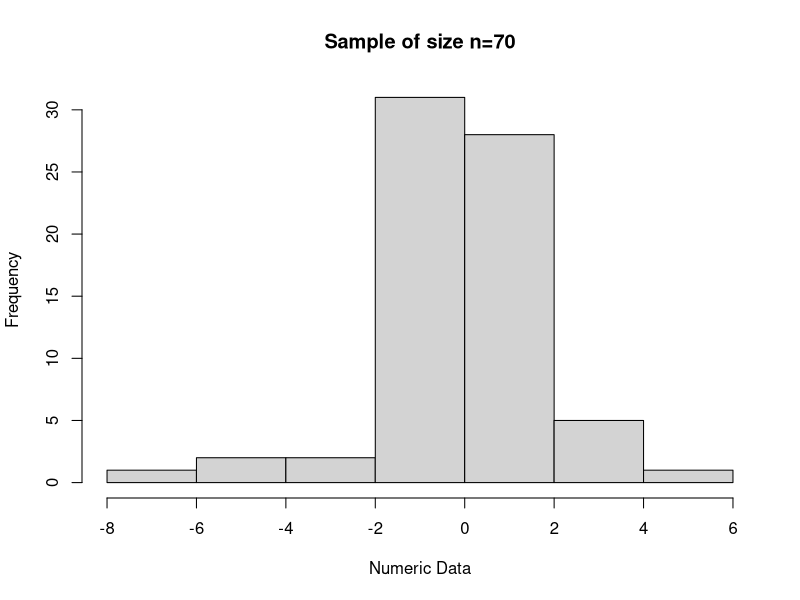
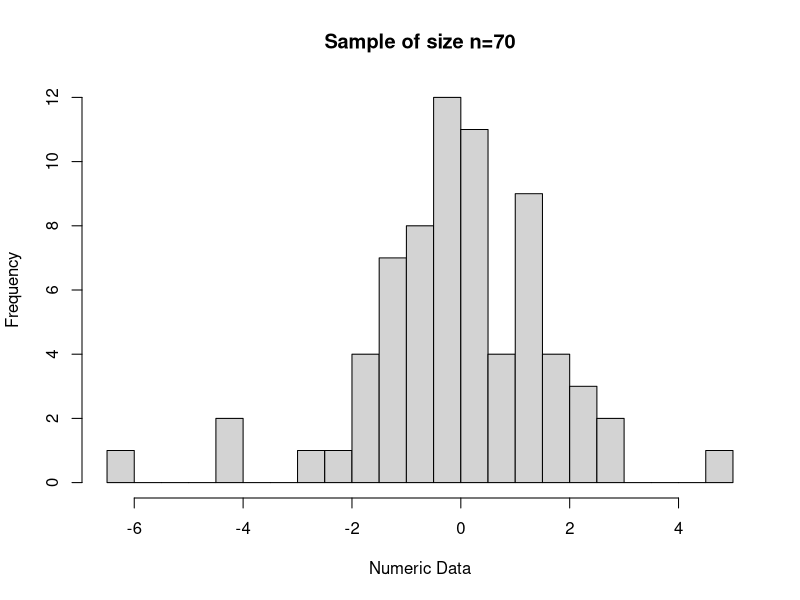
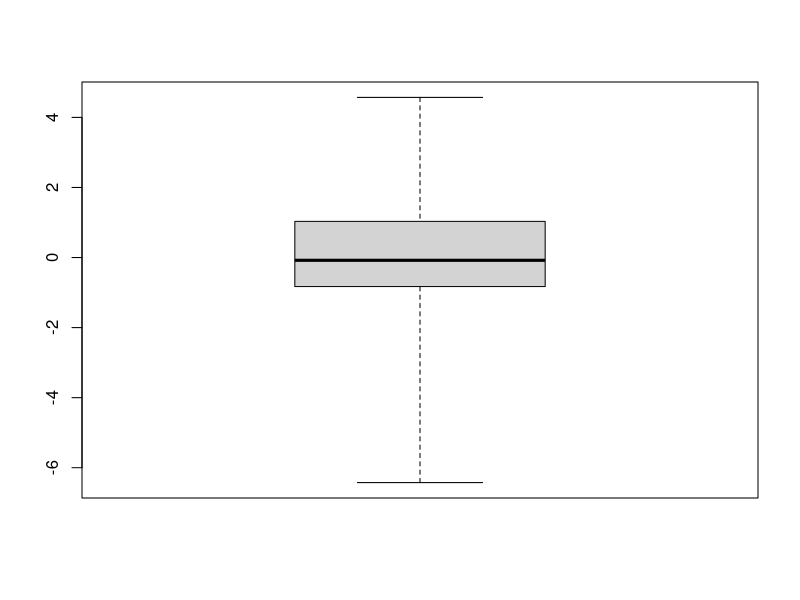
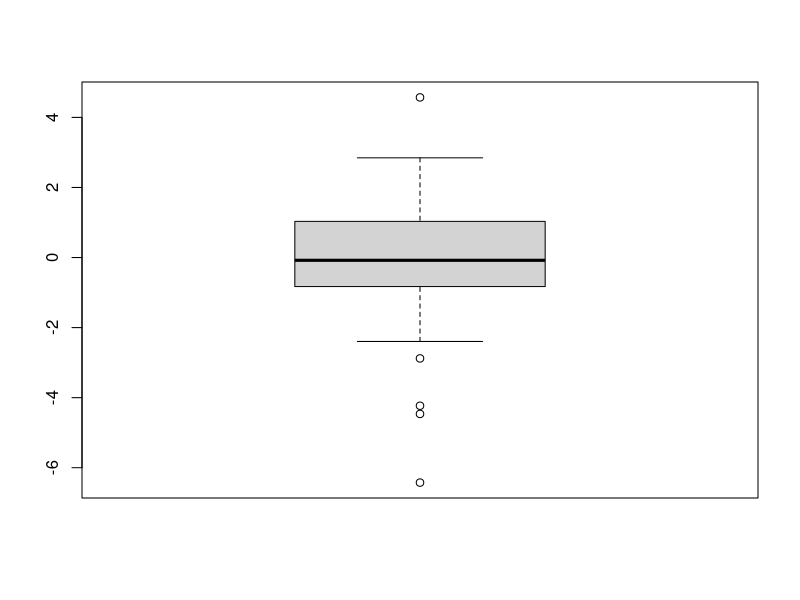
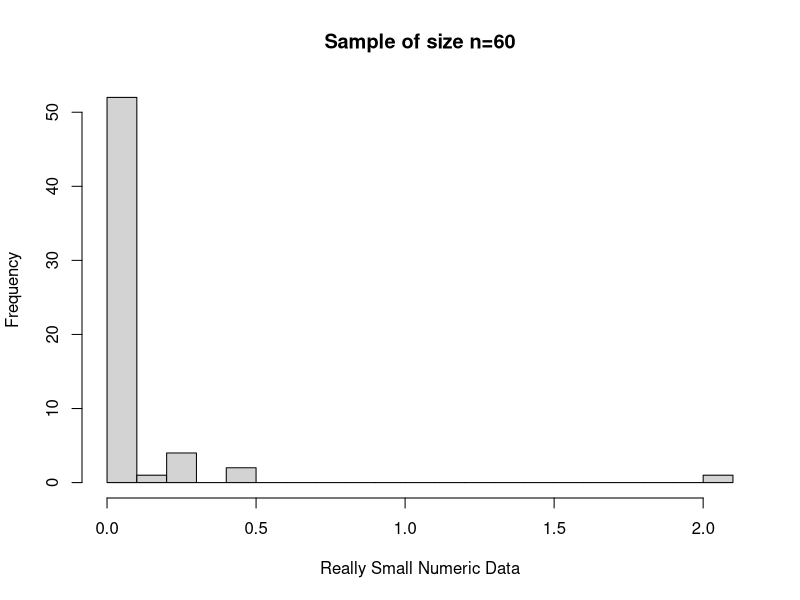
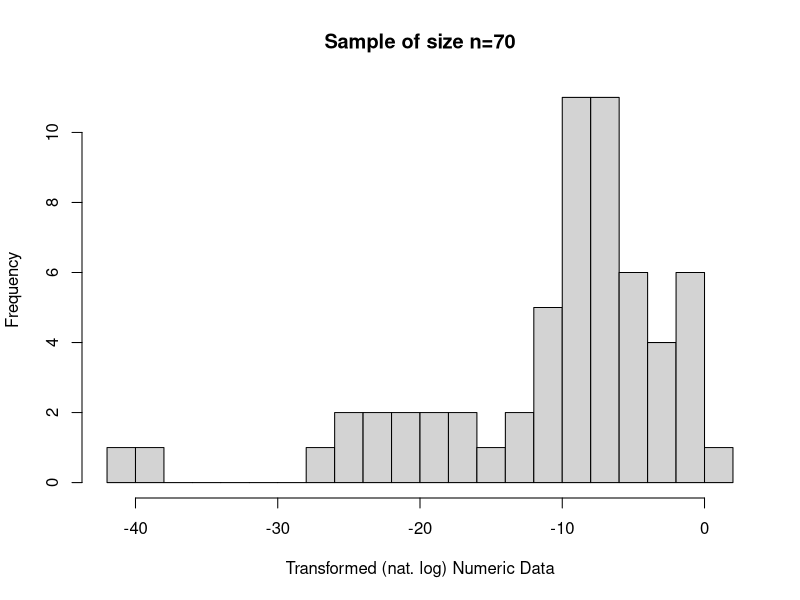
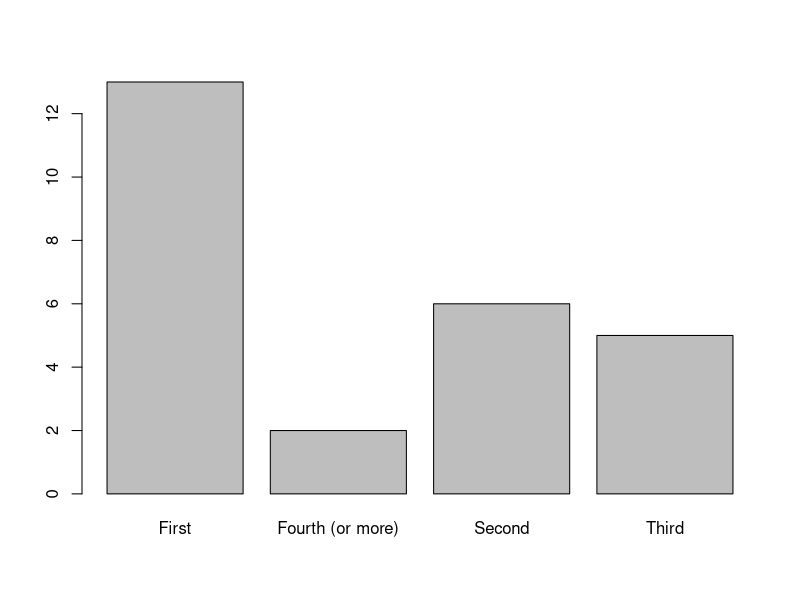
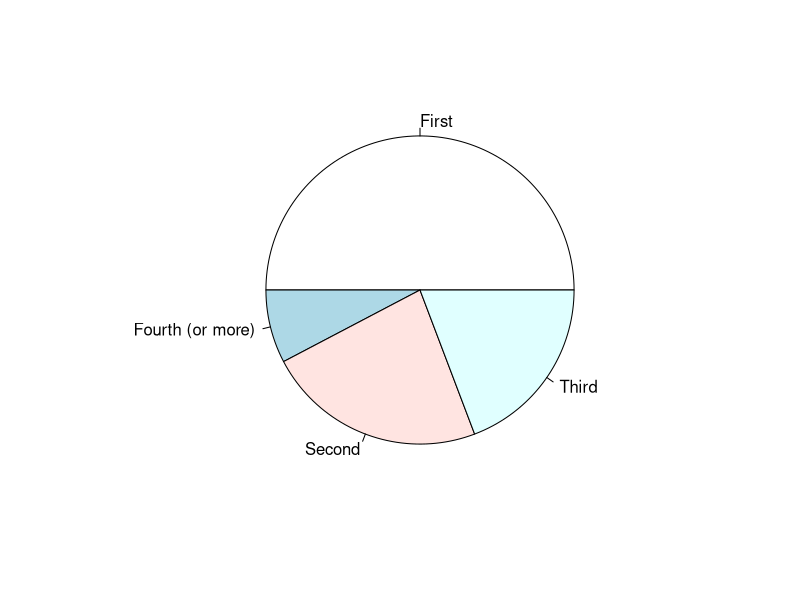

Write R code to recreate these figures, in order.
## ---- chunk 1
knitr::opts_chunk$set(echo = FALSE, warning = FALSE, message = FALSE)
## ---- chunk 2
set.seed(101)

library(tidyverse)

samp <- rt(70, 2.2)

hist(samp, breaks=5, main="Sample of size n=70", xlab="Numeric Data", ylab="Frequency") #, xlim=c(-4,4))

hist(samp, breaks=30, main="Sample of size n=70", xlab="Numeric Data", ylab="Frequency") #, xlim=c(-4,4))

## ---- chunk 3
boxplot(samp, range=0)
## ---- chunk 4
stem(samp)
## ---- chunk 5
boxplot(samp, range=1)
# the whiskers extend to the most extreme data point which is no more than range times the interquartile range from the box
## ---- chunk 6
miniscule_samp <- rchisq(60, .2)
log_samp <- log(miniscule_samp)

hist(miniscule_samp, breaks=20, main="Sample of size n=60", xlab="Really Small Numeric Data", ylab="Frequency")
hist(log_samp, breaks=20, main="Sample of size n=70", xlab="Transformed (nat. log) Numeric Data", ylab="Frequency")
## ---- chunk 7
fi1 = 13; fi2 = 31
s1 = 6; s2 = 2
t1 = 5; t2 = 1
fo1 =  2; fo2 = 0
sec1 <- c(rep("First", fi1), rep("Second", s1), rep("Third", t1), rep("Fourth (or more)", fo1))
sec2 <- c(rep("First", fi2), rep("Second", s2), rep("Third", t2), rep("Fourth (or more)", fo2))
cur_sec <- sec1
## ---- chunk 8
table(cur_sec)

prop.table(table(cur_sec))
## ---- chunk 9
barplot(table(cur_sec))
## ---- chunk 10
pie(table(cur_sec))
